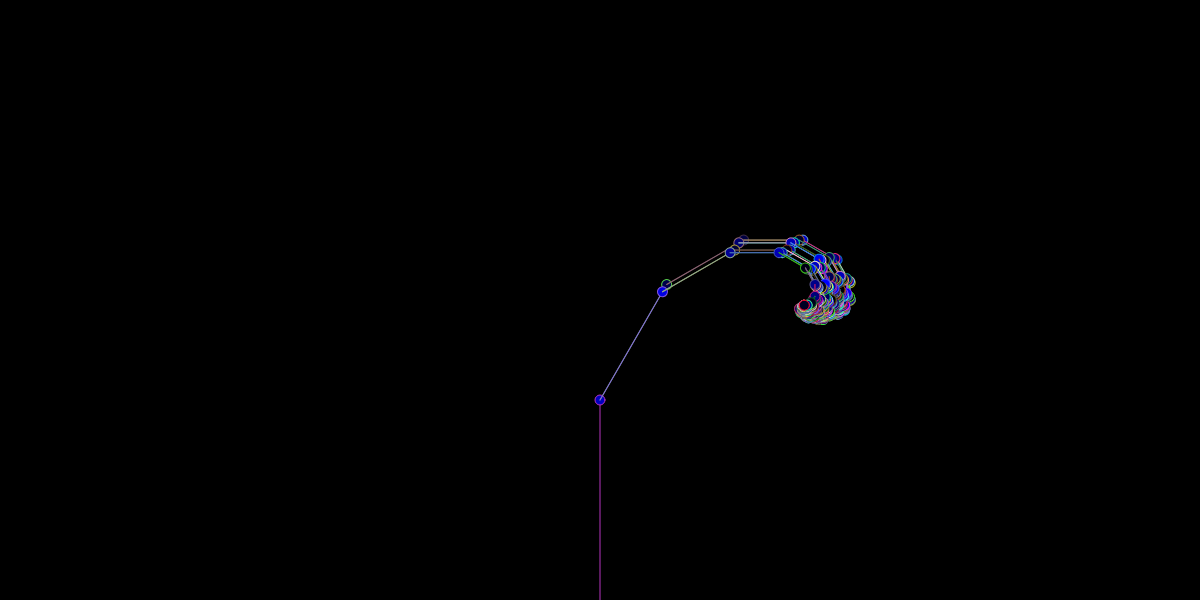
Frame 1 (no input)
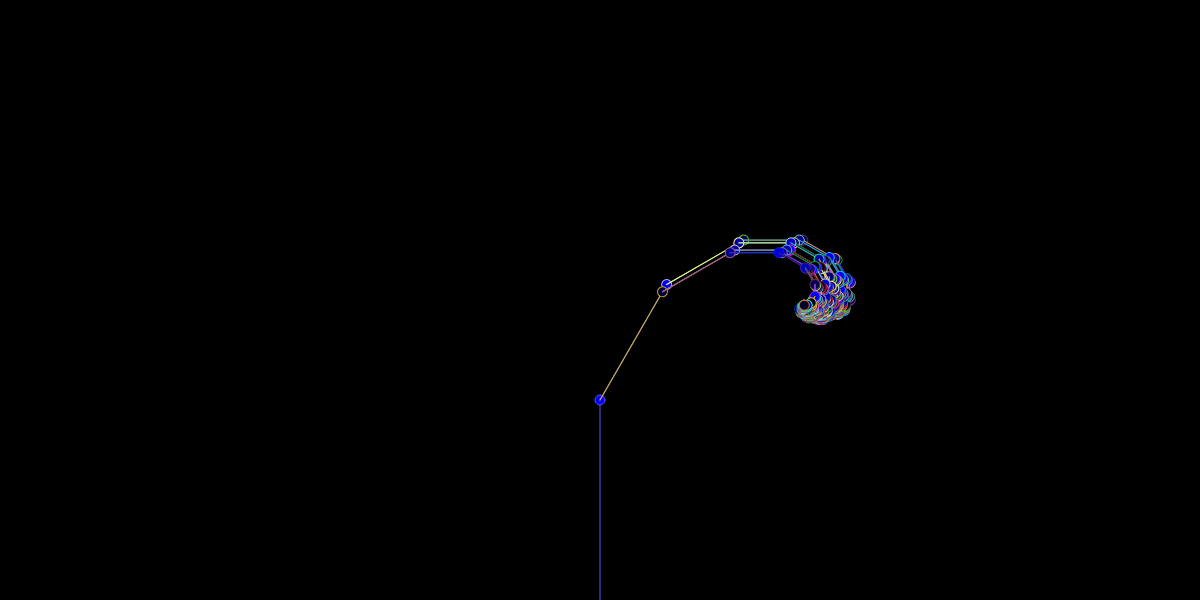
Frame 60 (no input)
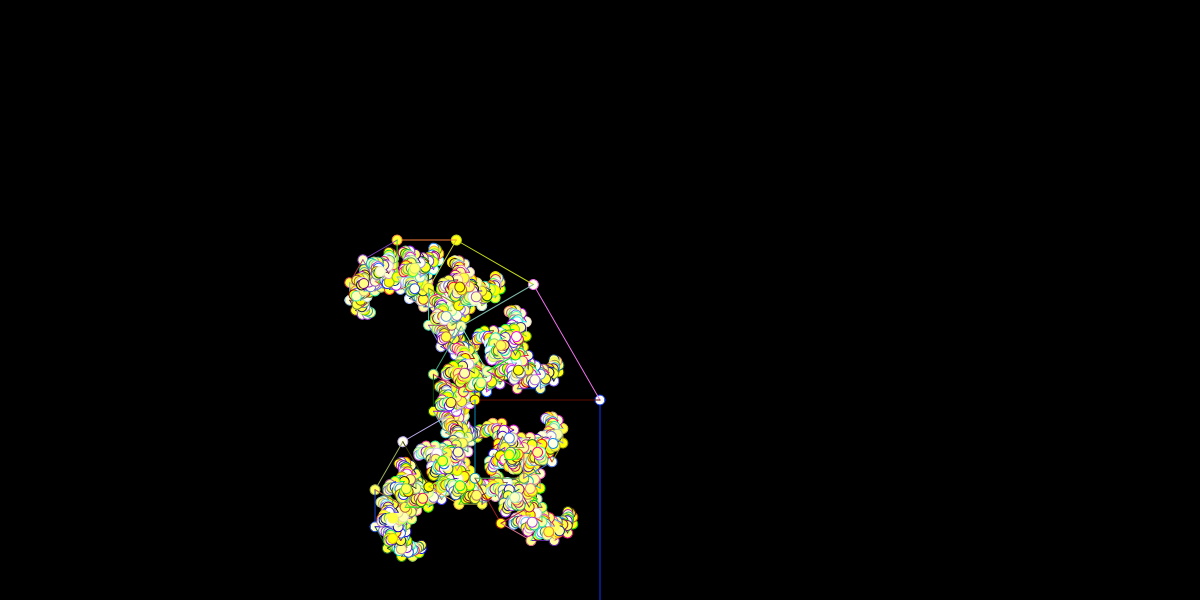
Frame 120 (the mouse pressed at the canvas centre since frame 60)

The p5.js sketch that drew these frames (run headless with seeded random() and noise() and a simulated clock; from frame 60 on, the mouse is pressed at the canvas centre):

// p5.js sketch
// ── sketch.js
let lnBranch;
let r;
let g;
let b;

function setup() {
  createCanvas(1200, 600);
  angleMode(DEGREES);
}

function draw() {
  background(0);
  translate(width/2, height);
  branch(200);
}

function branch(lnBranch){


r = random(0, 255)
g = random(0, 255)
b = random(0, 255)
stroke(r, g, b);
fill (mouseX,mouseY,b);
line(0,0,0, - lnBranch);
ellipse (0, -lnBranch, 10);

//move n rotate origin
translate (0, -lnBranch)
rotate(30)
//recursive code
if(lnBranch > 4) {

  push();
  rotate(mouseY);
  branch (lnBranch/1.5)
  pop();
  push();
  rotate(mouseX);
  branch (lnBranch/1.6);
  pop();

}
}
